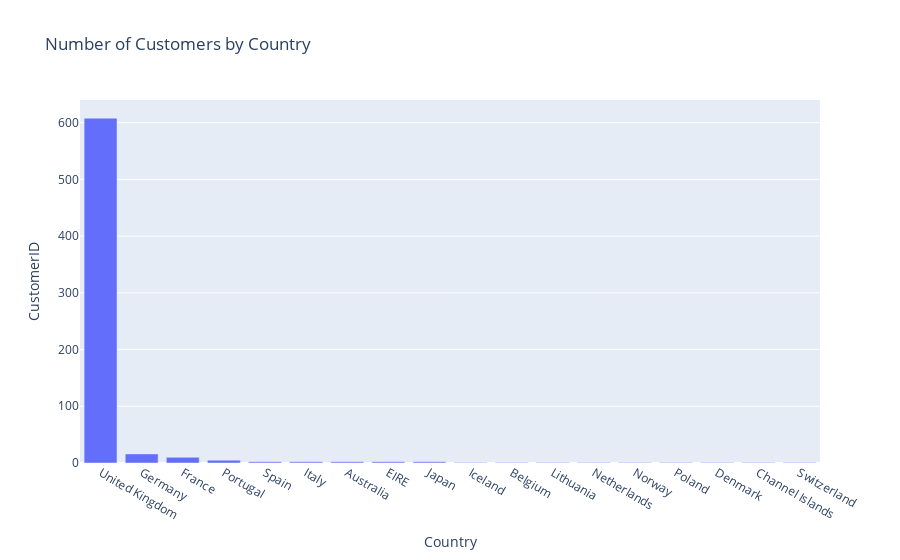

The code cell stored with this chart in its notebook:
### Code cell
customerCounts = customerCounts.reset_index()
fig = px.bar(customerCounts, x='Country', y='CustomerID', title='Number of Customers by Country')
fig

### Figure 1 — Plotly figure (JSON) as saved in the notebook; plotly's stock layout.template omitted (floating-point values rounded to 4 significant figures)
{"data": [{"alignmentgroup": "True", "hovertemplate": "Country=%{x}<br>CustomerID=%{y}<extra></extra>", "legendgroup": "", "marker": {"color": "#636efa", "pattern": {"shape": ""}}, "name": "", "offsetgroup": "", "orientation": "v", "showlegend": false, "textposition": "auto", "type": "bar", "x": ["United Kingdom", "Germany", "France", "Portugal", "Spain", "Italy", "Australia", "EIRE", "Japan", "Iceland", "Belgium", "Lithuania", "Netherlands", "Norway", "Poland", "Denmark", "Channel Islands", "Switzerland"], "xaxis": "x", "y": [608, 16, 10, 5, 2, 2, 2, 2, 2, 1, 1, 1, 1, 1, 1, 1, 1, 1], "yaxis": "y"}], "layout": {"autosize": true, "barmode": "relative", "legend": {"tracegroupgap": 0}, "title": {"text": "Number of Customers by Country"}, "xaxis": {"anchor": "y", "autorange": true, "domain": [0, 1], "range": [-0.5, 17.5], "title": {"text": "Country"}, "type": "category"}, "yaxis": {"anchor": "x", "autorange": true, "domain": [0, 1], "range": [0, 640], "title": {"text": "CustomerID"}, "type": "linear"}}}
